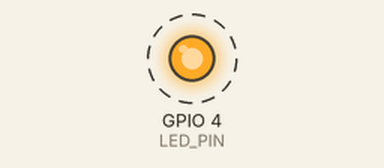
Bench run of a program on a simulated Raspberry Pi (BCM pin numbers). Parts: output pins drawn as LEDs (lit = HIGH). Dashed ring = blinking. What the program prints to the terminal is not drawn.

Above: at 0.5 s.
Timing chart, 0 to 4.6 s (numbered marks = the images above):
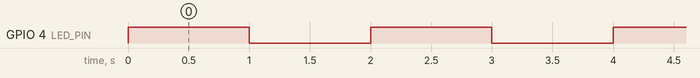

The program:

led.py
```python
#------------------------------------------------
# Control Led On and Off
#
# Raspberry Pi#2: https://kktix.com/events/4de8d3
#------------------------------------------------
#!/usr/bin/python
# -*- coding: utf-8 -*-

import RPi.GPIO as GPIO	        # 載入模組
import time

GPIO.setmode(GPIO.BCM)          # 選擇系統
LED_PIN = 4
GPIO.setup(LED_PIN, GPIO.OUT)   # 定義腳位

while True:
        print("LED is on")
        GPIO.output(LED_PIN, GPIO.HIGH)         # 讀取輸入/寫入輸出
        time.sleep(1)
        print("LED is off")
        GPIO.output(LED_PIN, GPIO.LOW)          # 讀取輸入/寫入輸出
        time.sleep(1)

GPIO.cleanup()                 # 回收
```

Measured:
- by itself, GPIO 4 (LED_PIN): alternates HIGH for 1.0 s and LOW for 1.0 s
